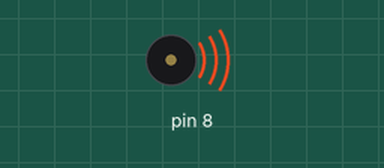
This sketch was run on a simulated Arduino Uno, built with avr-gcc and run on an emulated ATmega328P. Parts: buzzer (waves = sounding).

Above: at 0.1 s.
Timing chart, 0 to 40.0 s (numbered marks = the images above):
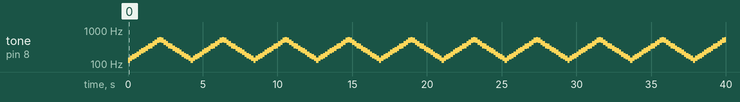

The sketch:

Scale.ino
```cpp
/*
 * Author : Lim Yi Farn
 *
 * Date Created: 22nd Nov 2019
*/

/*
 * Playing from lowest notes to hightest and back to lowest
 */

uint16_t noteFreq[] {  // Frequency for each notes

  131, //C
  147, //D
  165, //E
  175, //F
  196, //G
  220, //A
  247, //B
  262, //C
  294, //D
  329, //E
  349, //F
  392, //G
  440, //A
  493, //B
  523, //C
};


void setup() {

}

void loop() {

  // Scaling up
  for (int i = 0; i < 15; i++) {
    tone(8, noteFreq[i]);
    delay (150);
  }

  //Scaling down
  for (int i = 13; i > 0; i--) {
    tone(8, noteFreq[i]);
    delay (150);
  }


}
```

Measured:
- by itself, tone on pin 8: plays 131 Hz for 0.15 s, 147 Hz for 0.15 s, 165 Hz for 0.15 s, 175 Hz for 0.15 s, 196 Hz for 0.15 s, 220 Hz for 0.15 s … (267 notes in this stretch)
